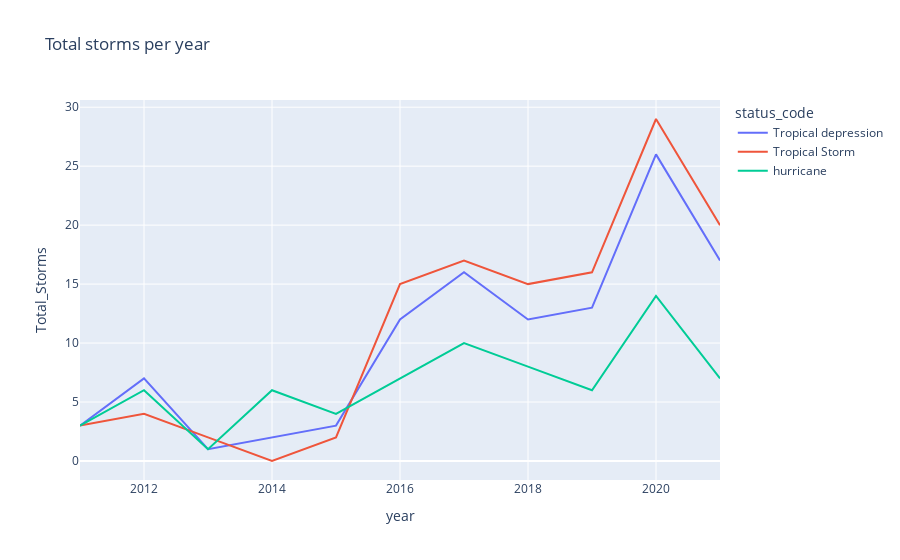

The code cell stored with this chart in its notebook:
### Code cell
year_order = [2011,2012,2013,2014,2015,2016,2017,2018,2019,2020,2021]

df_plot_y = storms_uniq[['status_code','year','Total_Storms']].groupby(['status_code','year']).sum().reset_index()

df_plot_y = df_plot_y.set_index('year').loc[year_order].reset_index()

fig = px.line(df_plot_y, x='year', y='Total_Storms', title= 'Total storms per year', color='status_code', line_group='status_code')

newnames = {'1':'Tropical depression', '2': 'Tropical Storm', '3': 'hurricane'}
fig.for_each_trace(lambda t: t.update(name = newnames[t.name],
                                      legendgroup = newnames[t.name],
                                      hovertemplate = t.hovertemplate.replace(t.name, newnames[t.name])))

fig.show()

### Figure 1 — Plotly figure (JSON) as saved in the notebook; plotly's stock layout.template omitted (floating-point values rounded to 4 significant figures)
{"data": [{"hovertemplate": "status_code=Tropical depression<br>year=%{x}<br>Total_Storms=%{y}<extra></extra>", "legendgroup": "Tropical depression", "line": {"color": "#636efa", "dash": "solid"}, "marker": {"symbol": "circle"}, "mode": "lines", "name": "Tropical depression", "orientation": "v", "showlegend": true, "type": "scatter", "x": [2011, 2012, 2013, 2014, 2015, 2016, 2017, 2018, 2019, 2020, 2021], "xaxis": "x", "y": [3, 7, 1, 2, 3, 12, 16, 12, 13, 26, 17], "yaxis": "y"}, {"hovertemplate": "status_code=Tropical Storm<br>year=%{x}<br>Total_Storms=%{y}<extra></extra>", "legendgroup": "Tropical Storm", "line": {"color": "#EF553B", "dash": "solid"}, "marker": {"symbol": "circle"}, "mode": "lines", "name": "Tropical Storm", "orientation": "v", "showlegend": true, "type": "scatter", "x": [2011, 2012, 2013, 2014, 2015, 2016, 2017, 2018, 2019, 2020, 2021], "xaxis": "x", "y": [3, 4, 2, 0, 2, 15, 17, 15, 16, 29, 20], "yaxis": "y"}, {"hovertemplate": "status_code=hurricane<br>year=%{x}<br>Total_Storms=%{y}<extra></extra>", "legendgroup": "hurricane", "line": {"color": "#00cc96", "dash": "solid"}, "marker": {"symbol": "circle"}, "mode": "lines", "name": "hurricane", "orientation": "v", "showlegend": true, "type": "scatter", "x": [2011, 2012, 2013, 2014, 2015, 2016, 2017, 2018, 2019, 2020, 2021], "xaxis": "x", "y": [3, 6, 1, 6, 4, 7, 10, 8, 6, 14, 7], "yaxis": "y"}], "layout": {"autosize": true, "legend": {"title": {"text": "status_code"}, "tracegroupgap": 0}, "title": {"text": "Total storms per year"}, "xaxis": {"anchor": "y", "autorange": true, "domain": [0, 1], "range": [2011, 2021], "title": {"text": "year"}, "type": "linear"}, "yaxis": {"anchor": "x", "autorange": true, "domain": [0, 1], "range": [-1.611, 30.61], "title": {"text": "Total_Storms"}, "type": "linear"}}}
